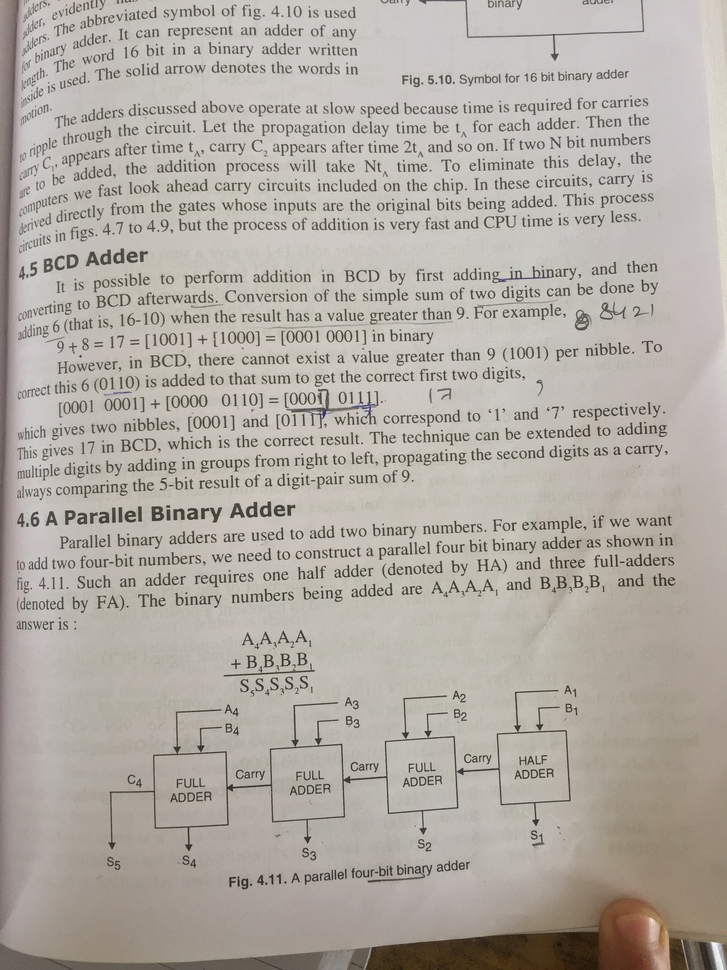
#> input picture text.JPG, 727 x 970 px, shrunk from 2448 x 3264 before the run
$ python thrashholdd.py
#> lines starting #> are read from the running program, lines starting #| are printed output that depends on the picture; after the words box and inside, x2 and y2 are one past the last pixel; in counts of white or black regions, pixels touching at a corner belong together
import cv2
import numpy as np

img = cv2.imread('text.JPG')
#> img is the input picture: shape (970, 727, 3); mean B, G, R 163.4, 171.2, 177
retval, threshold = cv2.threshold(img, 220, 255, cv2.THRESH_BINARY)
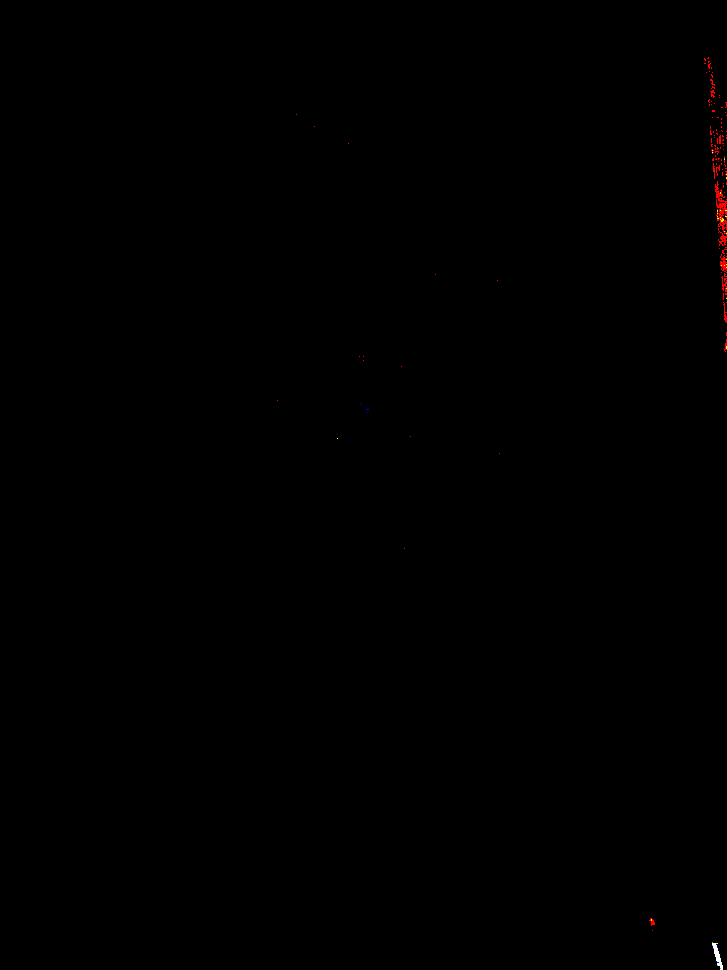
#> threshold: shape (970, 727, 3); mean B, G, R 0, 0.1, 0.4

grayscaled = cv2.cvtColor(img, cv2.COLOR_BGR2GRAY)
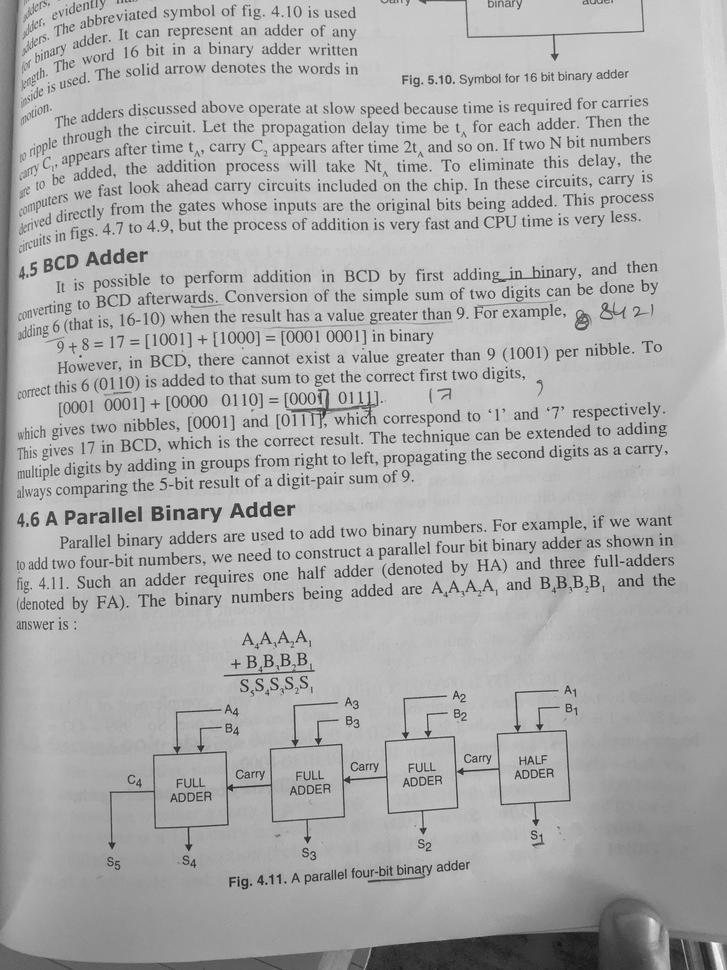
#> grayscaled: shape (970, 727); min 18, max 254, mean 172
retval2, threshold2 = cv2.threshold(img, 220, 255, cv2.THRESH_BINARY)
gaus = cv2.adaptiveThreshold(grayscaled, 255, cv2.ADAPTIVE_THRESH_GAUSSIAN_C, cv2.THRESH_BINARY, 115, 1)
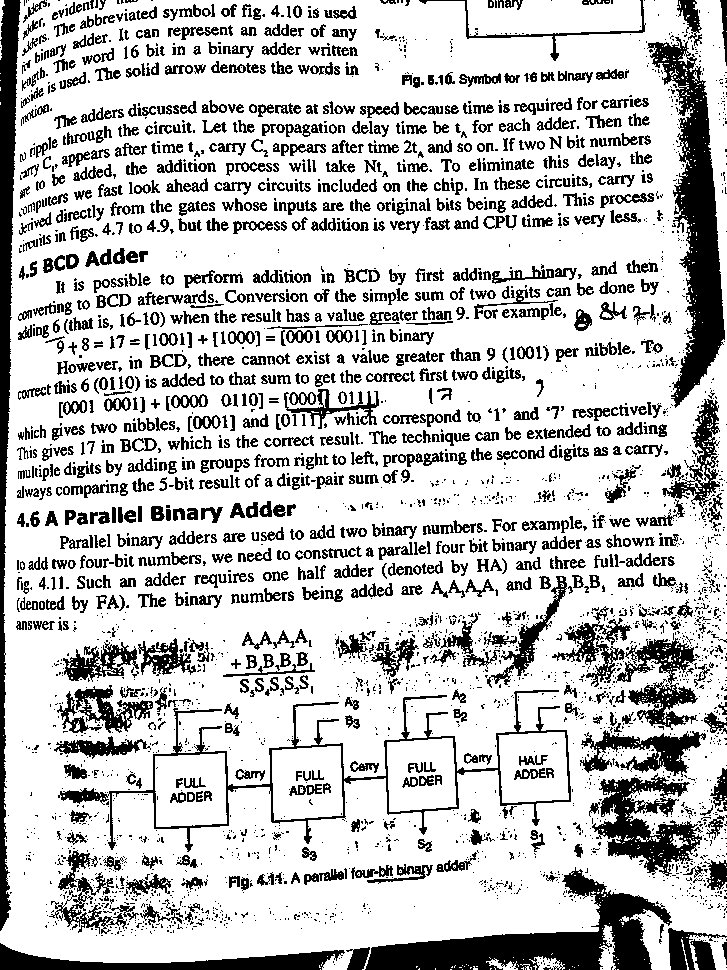
#> gaus: shape (970, 727); 76.8% white; 3621 black regions (2323 under 20 px), largest, box (x1, y1, x2, y2) and area: (365, 867, 672, 970) 10817, (647, 37, 725, 408) 10646, (0, 0, 21, 931) 8404
retval2, otsu = cv2.threshold(grayscaled, 125, 255, cv2.THRESH_BINARY + cv2.THRESH_OTSU)
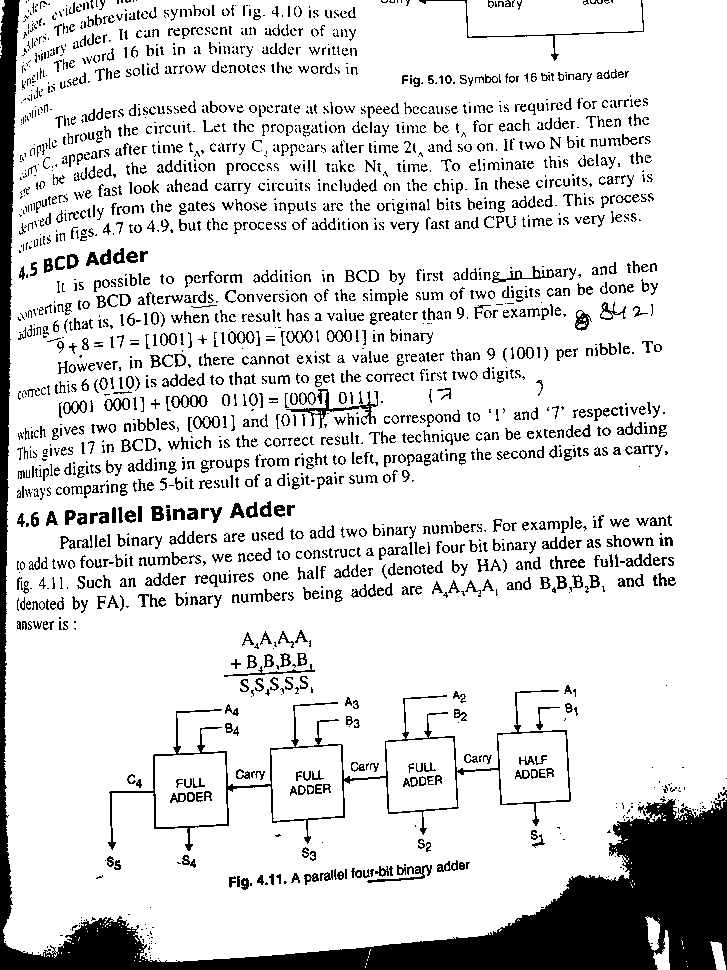
#> otsu: shape (970, 727); 84.8% white; 2414 black regions (1095 under 20 px), largest, box (x1, y1, x2, y2) and area: (0, 0, 727, 970) 45460, (108, 690, 571, 851) 3672, (286, 389, 378, 429) 599
#> retval2 = 144

cv2.imshow('orignal', img)
cv2.imshow('threshold', threshold)
cv2.imshow('threshold2', threshold2)
cv2.imshow('gaus', gaus)
cv2.imshow('otsu', otsu)

cv2.waitKey(0)
cv2.destroyAllWindows()
